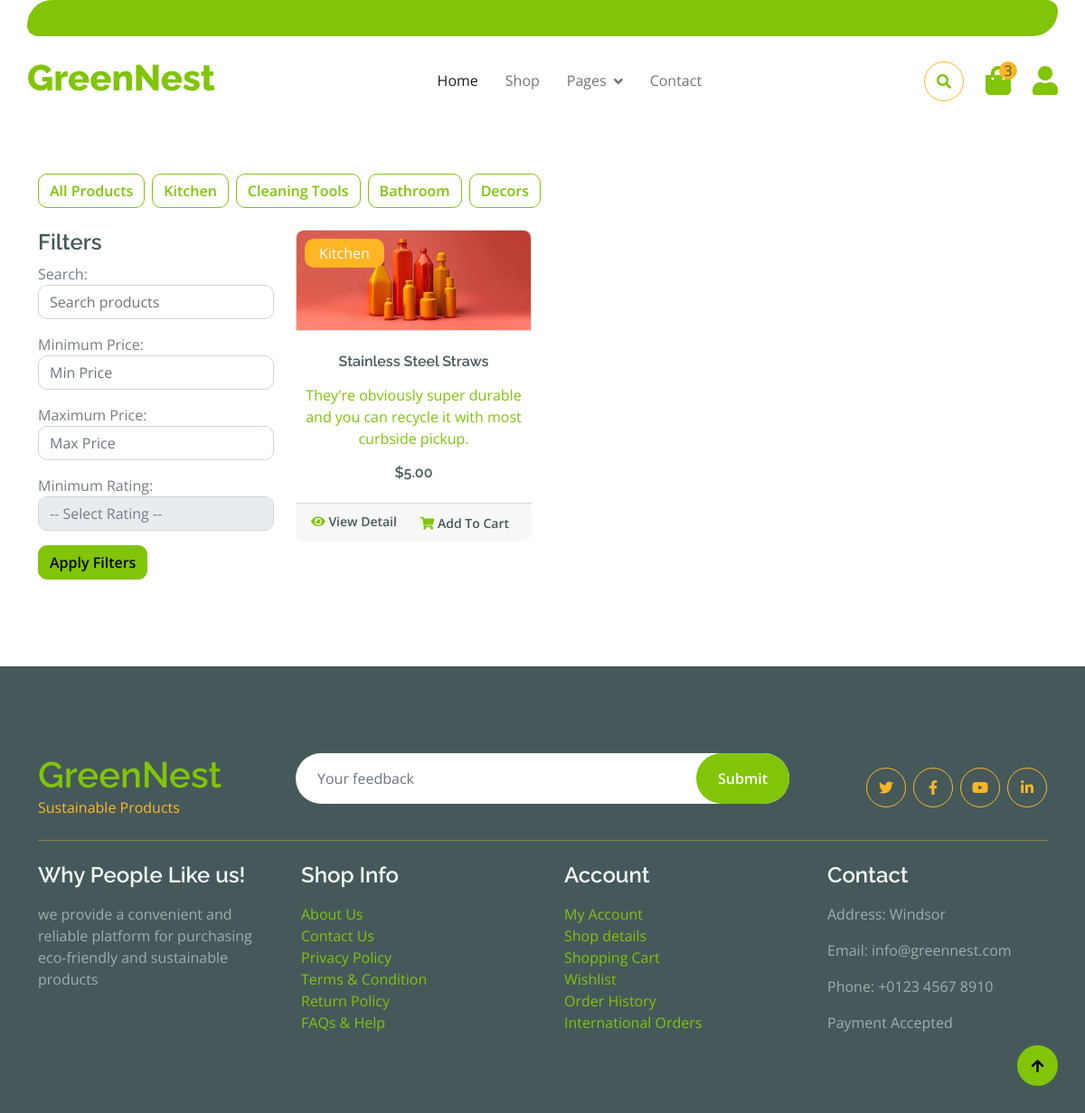
Before: /category/1/ with the older database file.
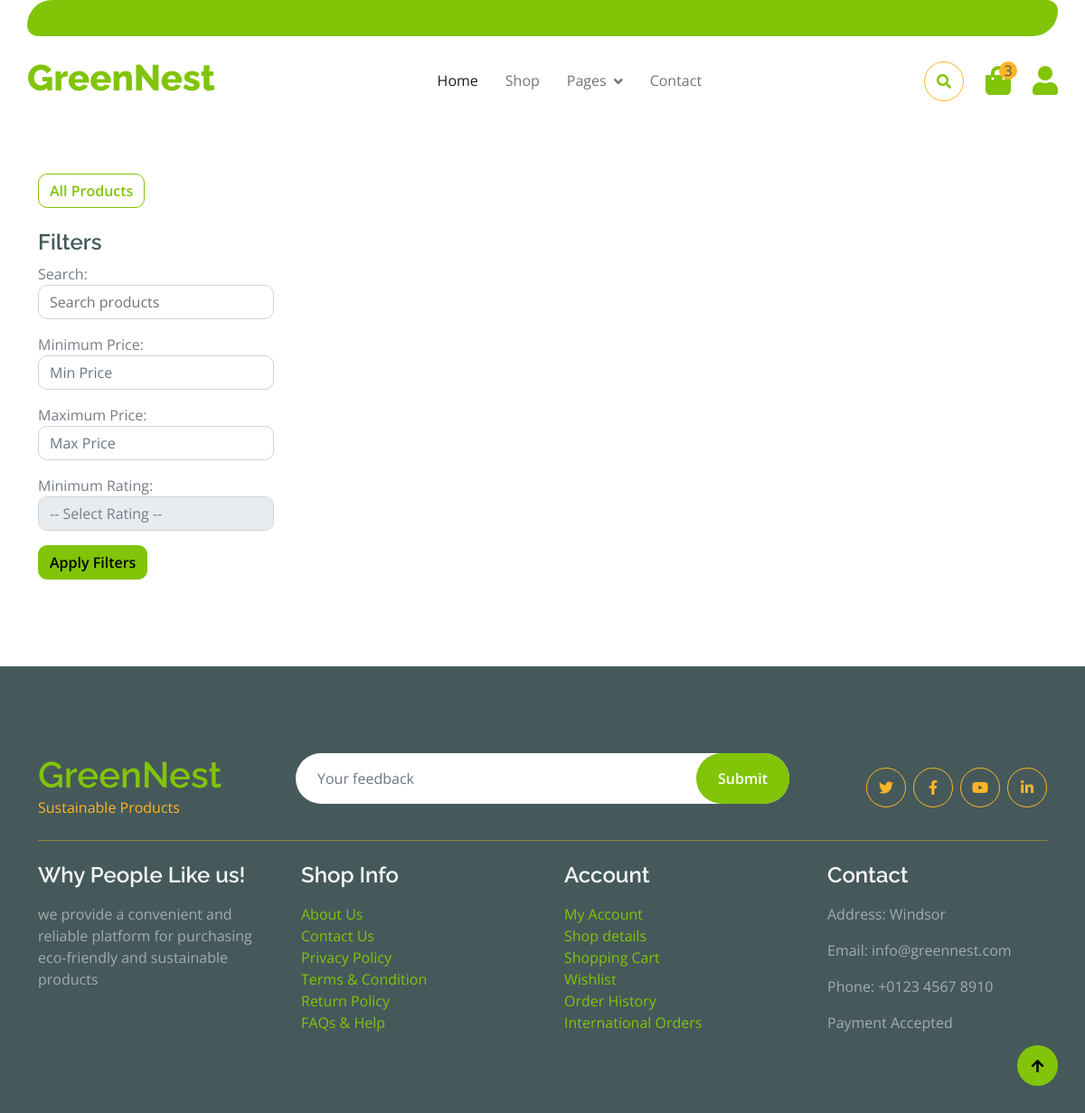
After: the same page with the newer database file.
### landingPage/models.py (models this page shows, shortened)
class Category(models.Model):
    CATEGORY_CHOICES = [
        ('Kitchen', 'Kitchen'),
        ('Bathroom', 'Bathroom'),
        ('Cleaning', 'Cleaning'),
        ('Decor', 'Decor'),
    ]
    name = models.CharField(max_length=100, choices=CATEGORY_CHOICES,unique=True)

class Product(models.Model):
    name = models.CharField(max_length=255)
    description = models.TextField(default='')
    price = models.DecimalField(max_digits=10, decimal_places=2)
    category = models.ForeignKey(Category, on_delete=models.CASCADE, related_name='products')
    stock = models.PositiveIntegerField(default=100)
    image = models.ImageField(upload_to='products/images/')
    brand = models.CharField(max_length=255, default='')
    date_added = models.DateTimeField(default=timezone.now)
    last_updated = models.DateTimeField(auto_now=True)
    discount_price = models.DecimalField(max_digits=10, decimal_places=2, null=True, blank=True)
    expiration_date = models.DateField(default=one_year_from_today)
    rating = models.PositiveIntegerField(validators=[validate_rating], null=True, blank=True)

### landingPage/views.py (the view)
# urls.py: path('category/<int:category_id>/', views.category_products, name='category_products'),
def category_products(request, category_id):
    categories = Category.objects.all()
    products = Product.objects.filter(category_id=category_id)
    search_query = request.GET.get('search')
    min_price = request.GET.get('min_price')
    max_price = request.GET.get('max_price')
    rating_query = request.GET.get('rating')
    if search_query:
        products = products.filter(name__icontains=search_query) | products.filter(description__contains=search_query)
    if min_price:
        products = products.filter(price__gte=min_price)
    if max_price:
        products = products.filter(price__lte=max_price)
    if rating_query:
        products = products.filter(rating__gte=rating_query)
    context = {
        'categories': categories,
        'products': products,
        'category_id': category_id
    }
    return render(request, 'landingPage/shop.html', context)

### landingPage/templatetags/custom_filters.py (called while the page is built)
@register.filter(name='truncate_with_ellipsis')
def truncate_with_ellipsis(value, max_length):
    if len(value) > max_length:
        return value[:max_length] + '...'
    return value

### landingPage/templates/landingPage/shop.html (shortened to what the changed rows need)
{% extends 'landingPage/base.html' %}
{% load static %}
{% load custom_filters %}
{% block content %}
<div class="container-fluid py-5">
    <div class="container">
        <div class="row">
            <div class="col-lg-12 mb-3">
                <div class="d-flex justify-content-start flex-wrap">
                    <a href="{% url 'landingPage:shop' %}" class="btn btn-outline-primary me-2 mb-2">All Products</a>
                    {% for category in categories %}
                    <a href="{% url 'landingPage:category_products' category.id %}" class="btn btn-outline-primary me-2 mb-2">{{ category.name }}</a>
                    {% endfor %}
                </div>
            </div>
            <div class="col-lg-9">
                <div class="row">
                    {% for product in products %}
                    <div class="col-lg-4 col-md-6 col-sm-6 pb-1">
                        <div class="card product-item border-0 mb-4">
                            <a href="{% url 'landingPage:product_detail' product.id %}">
                                <div class="card-header product-img position-relative overflow-hidden bg-transparent border p-0">
                                    <img class="img-fluid w-100" src="{{ product.image.url }}" alt="{{ product.name }}">
                                </div>
                                <div class="text-white bg-secondary px-3 py-1 rounded position-absolute" style="top: 10px; left: 10px;">{{ product.category.name }}</div>
                                <div class="card-body border-left border-right text-center p-0 pt-4 pb-3">
                                    <h6 class="text-truncate mb-3">{{ product.name }}</h6>
                                    <p>{{ product.description|truncate_with_ellipsis:100 }}</p>
                                    <div class="d-flex justify-content-center">
                                        <h6>${{ product.price }}</h6>
                                    </div>
                                </div>
                            </a>
                            <div class="card-footer d-flex justify-content-between">
                                <a href="{% url 'landingPage:product_detail' product.id %}" class="btn btn-sm text-dark p-0"><i class="fas fa-eye text-primary mr-1"></i>   View Detail</a>
                                <form action="" method="post" class="me-2">
                                    <button type="submit" class="btn btn-sm text-dark p-0"><i class="fas fa-shopping-cart text-primary mr-1"></i>   Add To Cart</button>
                                </form>
                            </div>
                        </div>
                    </div>
                    {% endfor %}
                </div>
            </div>
        </div>
    </div>
</div>
{% endblock %}

Changed rows visible on the page:
removed Category: name "Kitchen"
removed Category: name "Cleaning Tools"
removed Category: name "Bathroom"
removed Category: name "Decors"
removed Product: image (picture), category.name "Kitchen", name "Stainless Steel Straws", description "They're obviously super durable and you can recycle it with most curbside pickup.", price "5.00"
